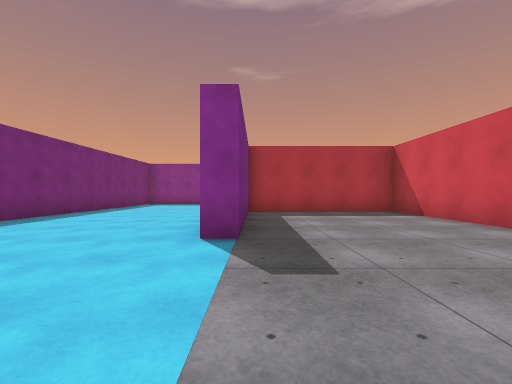
View 1 (above)

19 first-person views from a walk through a Unity game level. The camera is 1.2 m above the floor, looks level and sees 90° across. The floor is counted in squares, 2 m on a side. Each view is taken from the middle of a square. On the plan, view 1 faces up. The plan holds only what a view shows up to about 9 squares ahead; the rest is blank. The place goes on beyond the plan. The player character is not drawn. Surface patterns are stand-ins for the level's own textures.

View 2
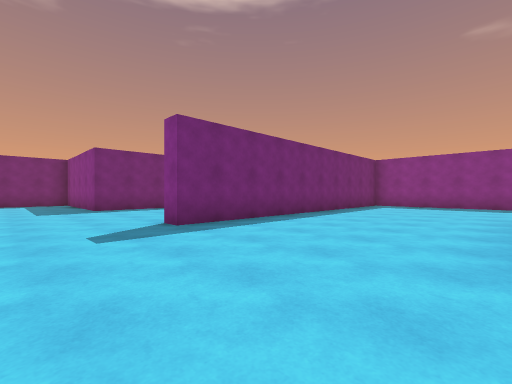

View 3
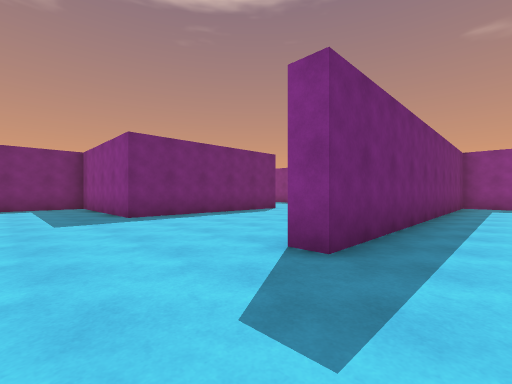

View 4
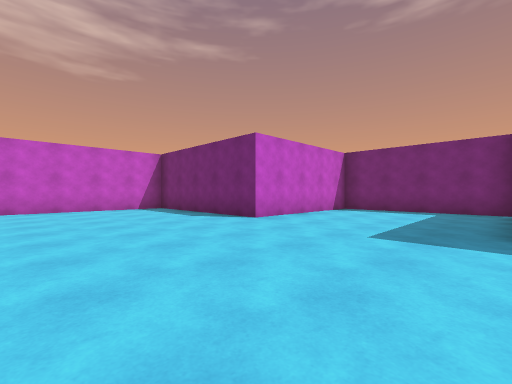

View 5
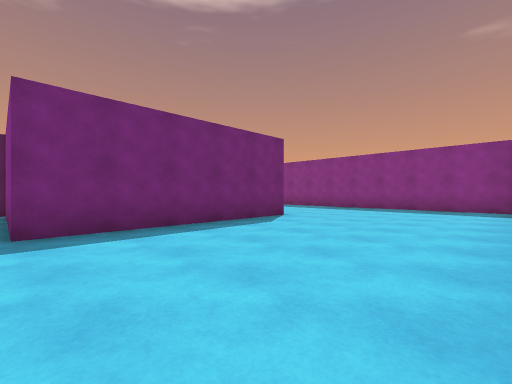

View 6
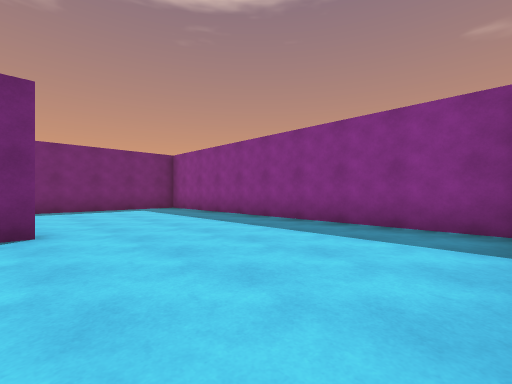

View 7
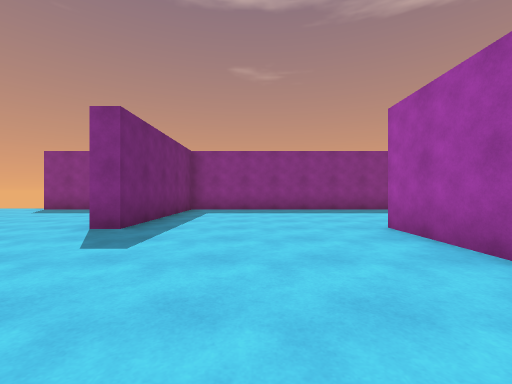

View 8
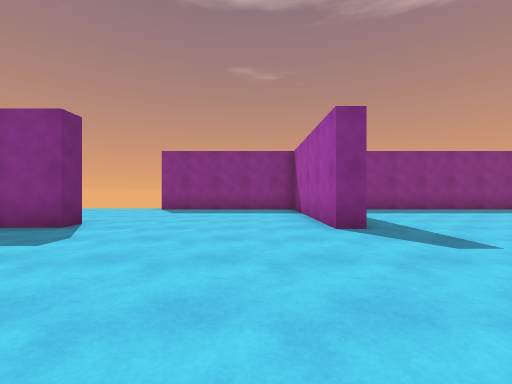

View 9
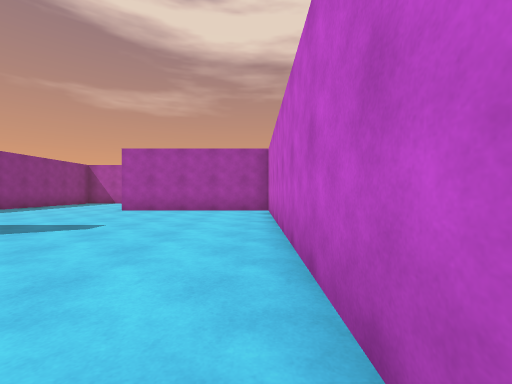

View 10
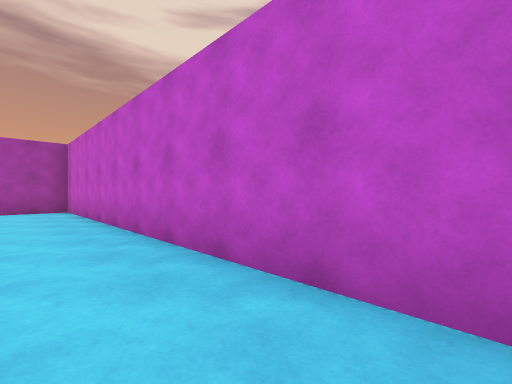

View 11
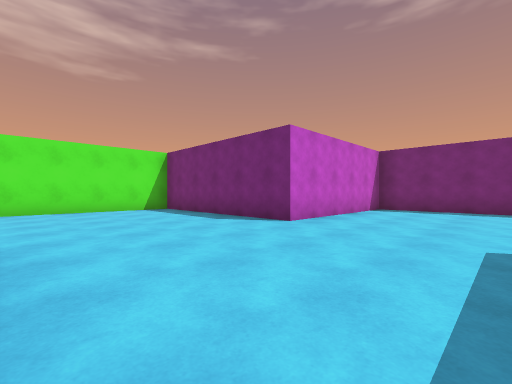

View 12
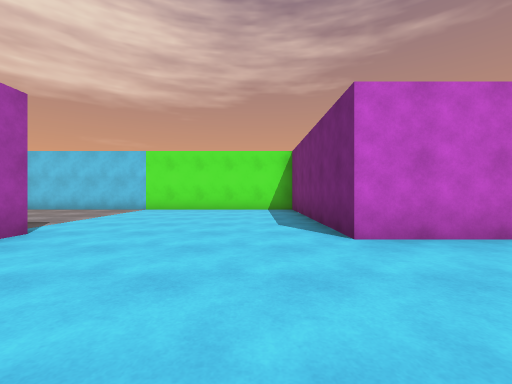

View 13
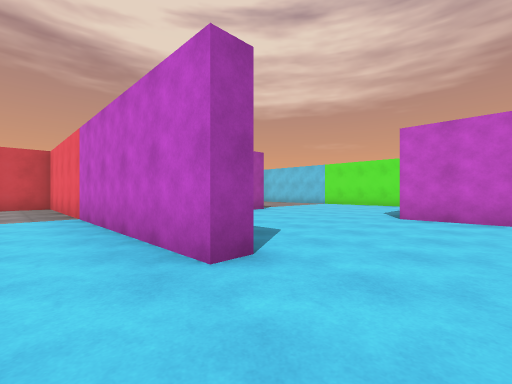

View 14
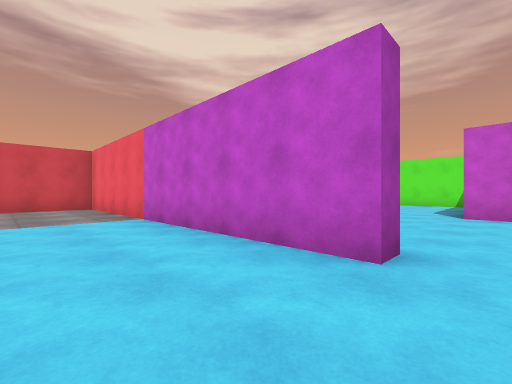

View 15
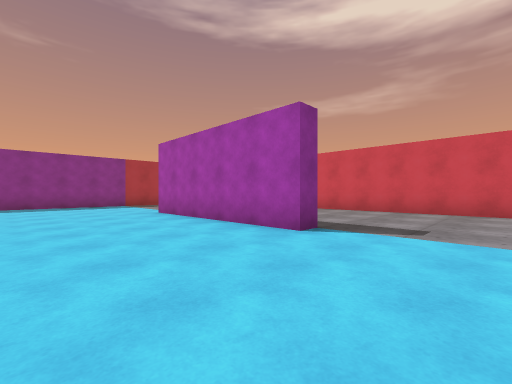

View 16
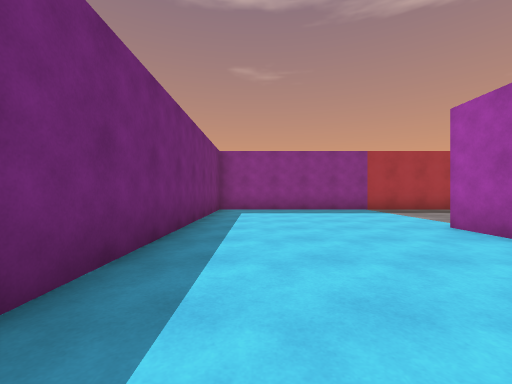

View 17
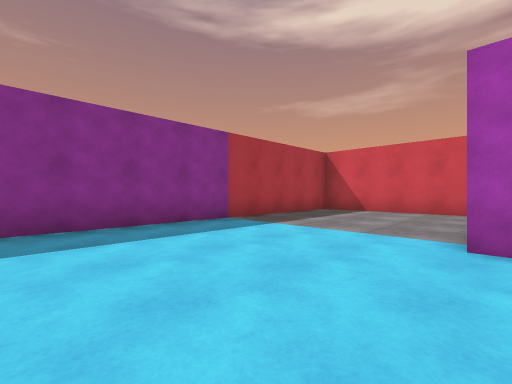

View 18
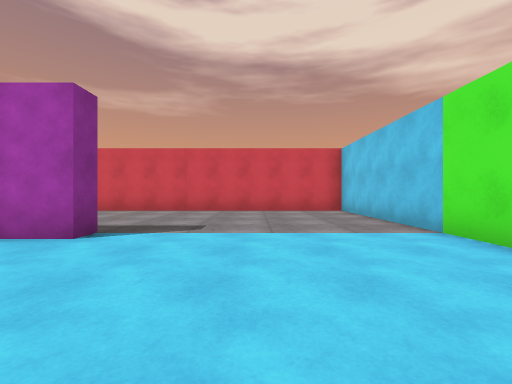

View 19
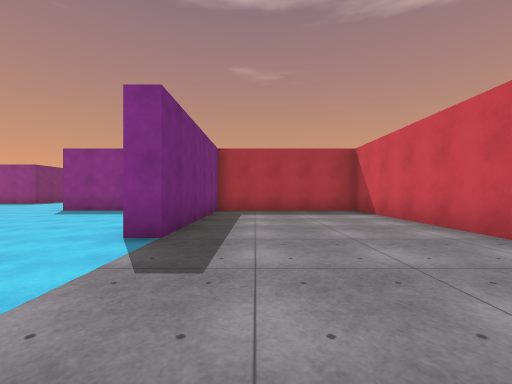

### Floor plan
Points are (right, up) in squares from view 1. A wall is a line through its corners. A room is listed if a view was taken in it or the views show most of it. See-through windows are left out.
Room 1 (views 1, 2, 3, 4, 5, 6, 7, 8, 9, 10, 11, 12, 13, 14, 15, 16, 17, 18, 19)
walls: (-3.2, -1.7) (-5.2, -1.7) (-5.2, -1.2) (4.2, -1.2) (4.2, 7.8) (-0.2, 7.8); (-10.3, 8.4) (-10.3, 3.2) (-14.7, 3.2) (-14.7, -1.2) (-10.3, -1.2) (-10.3, -6.2) (-5.2, -6.2) (-5.2, -11.7) (4.2, -11.7) (4.2, -1.7) (-0.2, -1.7) (-0.2, -6.7) (-0.7, -6.7) (-0.7, -5.6); (-0.2, 7.4) (-0.2, 3.2) (-0.7, 3.2) (-0.7, 8.4); (-6, 12.7) (-15.2, 12.7) (-15.2, 8.2) (-15.7, 8.2) (-15.7, 12.7) (-20.2, 12.7); (4.2, 8.8) (4.2, 12.7) (-5.2, 12.7) (-5.2, 3.2) (-5.8, 3.2); (-20, 3.6) (-10.8, 3.6) (-10.8, 8.4)
ways out: gap at (-20, 3); gap at (-20, 13)

Positions as (right, up) in squares from view 1, and headings:
1: (0, 0), facing up
2: (-1, 1), facing up-left
3: (-4, 1), facing up-left
4: (-6, 3), facing down-left
5: (-6, 3), facing up-left
6: (-6, 8), facing up-left
7: (-13, 4), facing up
8: (-17, 4), facing up
9: (-19, 4), facing right
10: (-20, 5), facing down-right
11: (-1, -3), facing down-left
12: (-4, -3), facing down
13: (-7, 0), facing down-right
14: (-6, 1), facing down-right
15: (-4, 1), facing up-right
16: (-4, 4), facing up
17: (-4, 8), facing up-right
18: (-4, -9), facing right
19: (1, -10), facing up
